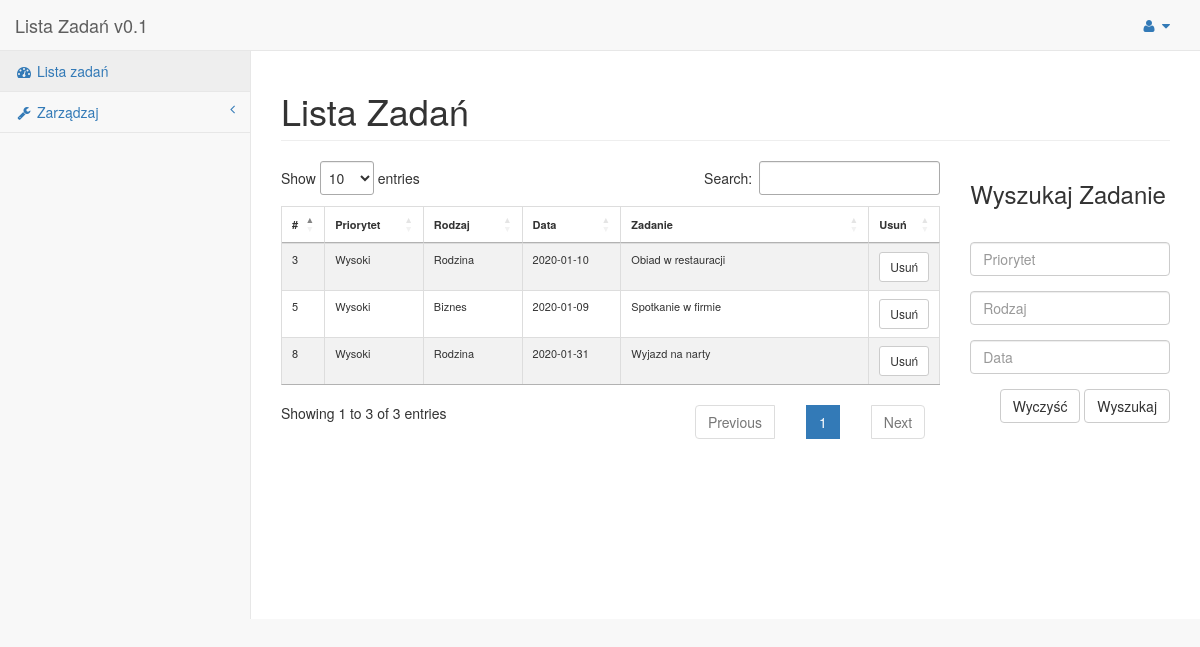
The app's page / (signed in) with its own data.
### TaskList/models.py (models this page shows)
class Tasks( models.Model ):
	Task 	= models.CharField(max_length=100, verbose_name="Zadanie")
	Date 	= models.DateField(verbose_name="Data")
	Type 	= models.CharField(max_length=30, verbose_name="Rodzaj")
	Priority 	= models.CharField(max_length=30, verbose_name="Priorytet")
	AddedBy		= models.CharField(max_length=30, verbose_name="Wprowadził")
	DateInserted = models.DateTimeField(auto_now_add=True, auto_now=False)
	class Meta:
		db_table = 'tasks'

### TaskList/views.py (the view)
# urls.py: url(r'^$', index_view, name='index_view'),
def index_view(request):
	getDataClass = GetDataClass( request )
	if not request.user.is_authenticated:
		return render(request, 'index_unlogged.html')
	return render(request, 'index.html', {
		'data': getDataClass.getData()
	})

### TaskList/classes/GetDataClass.py (called while the page is built)
	def getData( self ):
		rows = Tasks.objects.filter(AddedBy=self.request.user.username).order_by('Date')
		return rows

### TaskList/templates/index.html (shortened to what this page needs)
{% extends "main.html" %}
{% block body %}
	<div class="row">
		<div class="col-lg-12"> <h1 class="page-header">Lista Zadań</h1> </div>
	</div>
	<div class="row">
		<div class="col-lg-9">
			<table id="debtors" class="table table-striped table-bordered" style="width:100%">
				<thead>
					<tr>
						<th style="width: 3%">#</th>
						<th style="width: 15%">Priorytet</th>
						<th style="width: 15%">Rodzaj</th>
						<th style="width: 15%">Data</th>
						<th>Zadanie</th>
						<th style="width: 3%">Usuń</th>
					</tr>
				</thead>
				<tbody>
					{% for row in data %}
						<tr>
							<td>{{ row.id }}</td>
							<td>{{ row.Priority }}</td>
							<td>{{ row.Type }}</td>
							<td>{{ row.Date|date:"Y-m-d" }}</td>
							<td>{{ row.Task }}</td>
							<td><a href="delete_record/?id={{ row.id }}" class="btn btn-default btn-sm" data-toggle="modal">Usuń</a></td>
						</tr>
					{% endfor %}
				</tbody>
			</table>
		</div>
		<div class="col-lg-3">
			<h3 class="section_header" style="margin-bottom:35px;">Wyszukaj Zadanie</h3>
			<form method="post" action="form#list" enctype="multipart/form-data">
				<div class="form-group"><div><input type="text" class="form-control text" placeholder="Priorytet" name="param[priority]" value=""></div></div>
				<div class="form-group"><div><input type="text" class="form-control text" placeholder="Rodzaj" name="param[type]" value=""></div></div>
				<div class="form-group"><div><input type="text" class="form-control text" placeholder="Data" name="param[date]" value=""></div></div>
				<div class="text-right">
					<button class="btn btn-default" type="reset">Wyczyść</button>
					<input type="submit" class="btn btn-default" value="Wyszukaj">
				</div>
			</form>
		</div>
	</div>
{% endblock %}

### TaskList/templates/main.html (shortened to what this page needs)
{% load static %}
<!DOCTYPE html>
<html lang="en">
<head>
    <link href="{% static "vendor/bootstrap/css/bootstrap.min.css" %}" rel="stylesheet">
    <link href="{% static "vendor/metisMenu/metisMenu.min.css" %}" rel="stylesheet">
	<link href="https://code.jquery.com/ui/1.12.1/themes/base/jquery-ui.css" rel="stylesheet">
    <link href="https://cdn.datatables.net/1.10.19/css/jquery.dataTables.min.css" rel="stylesheet">
	<link href="https://cdn.datatables.net/1.10.19/css/dataTables.bootstrap4.min.css" rel="stylesheet">
	<link href="{% static "dist/css/sb-admin-2.css" %}" rel="stylesheet">
	<link href="{% static "vendor/font-awesome/css/font-awesome.min.css" %}" rel="stylesheet" type="text/css">
</head>
<body>
    <div id="wrapper">
        <nav class="navbar navbar-default navbar-static-top" role="navigation" style="margin-bottom: 0">
            <div class="navbar-header">
                <a class="navbar-brand" href="">Lista Zadań v0.1</a>
            </div>
            <ul class="nav navbar-top-links navbar-right">
                <li class="dropdown">
                    <a class="dropdown-toggle" data-toggle="dropdown" href="#">
                        <i class="fa fa-user fa-fw"></i> <i class="fa fa-caret-down"></i>
                    </a>
                </li>
            </ul>
            <div class="navbar-default sidebar" role="navigation">
                <div class="sidebar-nav navbar-collapse">
                    <ul class="nav" id="side-menu">
                        <li>
                            <a href="/"><i class="fa fa-dashboard fa-fw"></i> Lista zadań</a>
                        </li>
                        <li>
                            <a href="#"><i class="fa fa-wrench fa-fw"></i> Zarządzaj<span class="fa arrow"></span></a>
                        </li>
                    </ul>
                </div>
            </div>
        </nav>
        <div id="page-wrapper">
			{% block body %}{% endblock %}
        </div>
    </div>
</body>
</html>

### TaskList/templates/main.html (style rules this page uses)
td, th { text-align: left; font-size: 11px; line-height: 10px; }

### records on screen
Tasks: id "5", Priority "Wysoki", Type "Biznes", Date "2020-01-09", Task "Spotkanie w firmie"
Tasks: id "3", Priority "Wysoki", Type "Rodzina", Date "2020-01-10", Task "Obiad w restauracji"
Tasks: id "8", Priority "Wysoki", Type "Rodzina", Date "2020-01-31", Task "Wyjazd na narty"
